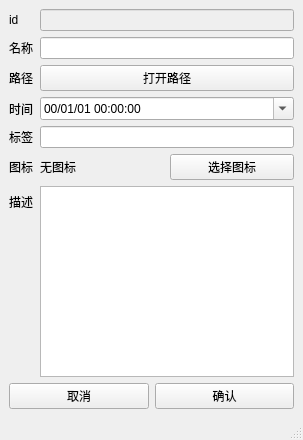
<?xml version="1.0" encoding="UTF-8"?>
<ui version="4.0">
 <class>MainWindow</class>
 <widget class="QMainWindow" name="MainWindow">
  <property name="geometry">
   <rect>
    <x>0</x>
    <y>0</y>
    <width>303</width>
    <height>440</height>
   </rect>
  </property>
  <property name="windowTitle">
   <string>MainWindow</string>
  </property>
  <widget class="QWidget" name="centralwidget">
   <layout class="QVBoxLayout" name="verticalLayout">
    <item>
     <layout class="QFormLayout" name="formLayout">
      <item row="0" column="0">
       <widget class="QLabel" name="idLabel">
        <property name="text">
         <string>id</string>
        </property>
       </widget>
      </item>
      <item row="0" column="1">
       <widget class="QLineEdit" name="idLineEdit">
        <property name="enabled">
         <bool>false</bool>
        </property>
       </widget>
      </item>
      <item row="1" column="0">
       <widget class="QLabel" name="nameLabel">
        <property name="text">
         <string>名称</string>
        </property>
       </widget>
      </item>
      <item row="1" column="1">
       <widget class="QLineEdit" name="nameLineEdit"/>
      </item>
      <item row="2" column="0">
       <widget class="QLabel" name="pathLabel">
        <property name="text">
         <string>路径</string>
        </property>
       </widget>
      </item>
      <item row="2" column="1">
       <widget class="QPushButton" name="pathPushButton">
        <property name="text">
         <string>打开路径</string>
        </property>
       </widget>
      </item>
      <item row="3" column="0">
       <widget class="QLabel" name="label_3">
        <property name="text">
         <string>时间</string>
        </property>
       </widget>
      </item>
      <item row="4" column="0">
       <widget class="QLabel" name="label">
        <property name="text">
         <string>标签</string>
        </property>
       </widget>
      </item>
      <item row="4" column="1">
       <widget class="QLineEdit" name="tagLineEdit"/>
      </item>
      <item row="6" column="0">
       <widget class="QLabel" name="label_2">
        <property name="text">
         <string>描述</string>
        </property>
       </widget>
      </item>
      <item row="6" column="1">
       <widget class="QPlainTextEdit" name="plainTextEdit"/>
      </item>
      <item row="3" column="1">
       <widget class="QDateTimeEdit" name="dateTimeEdit">
        <property name="displayFormat">
         <string>yy/MM/dd HH:mm:ss</string>
        </property>
        <property name="calendarPopup">
         <bool>true</bool>
        </property>
       </widget>
      </item>
      <item row="5" column="0">
       <widget class="QLabel" name="label_4">
        <property name="text">
         <string>图标</string>
        </property>
       </widget>
      </item>
      <item row="5" column="1">
       <layout class="QHBoxLayout" name="horizontalLayout_2">
        <item>
         <widget class="QLabel" name="iconLabel">
          <property name="text">
           <string>无图标</string>
          </property>
         </widget>
        </item>
        <item>
         <widget class="QPushButton" name="iconChoosePushButton">
          <property name="text">
           <string>选择图标</string>
          </property>
         </widget>
        </item>
       </layout>
      </item>
     </layout>
    </item>
    <item>
     <layout class="QHBoxLayout" name="horizontalLayout">
      <item>
       <widget class="QPushButton" name="cancelPushButton">
        <property name="text">
         <string>取消</string>
        </property>
       </widget>
      </item>
      <item>
       <widget class="QPushButton" name="confirmPushButton">
        <property name="text">
         <string>确认</string>
        </property>
        <property name="shortcut">
         <string>Return</string>
        </property>
       </widget>
      </item>
     </layout>
    </item>
   </layout>
  </widget>
  <widget class="QMenuBar" name="menubar">
   <property name="geometry">
    <rect>
     <x>0</x>
     <y>0</y>
     <width>303</width>
     <height>22</height>
    </rect>
   </property>
  </widget>
  <widget class="QStatusBar" name="statusbar"/>
 </widget>
 <resources/>
 <connections/>
</ui>
